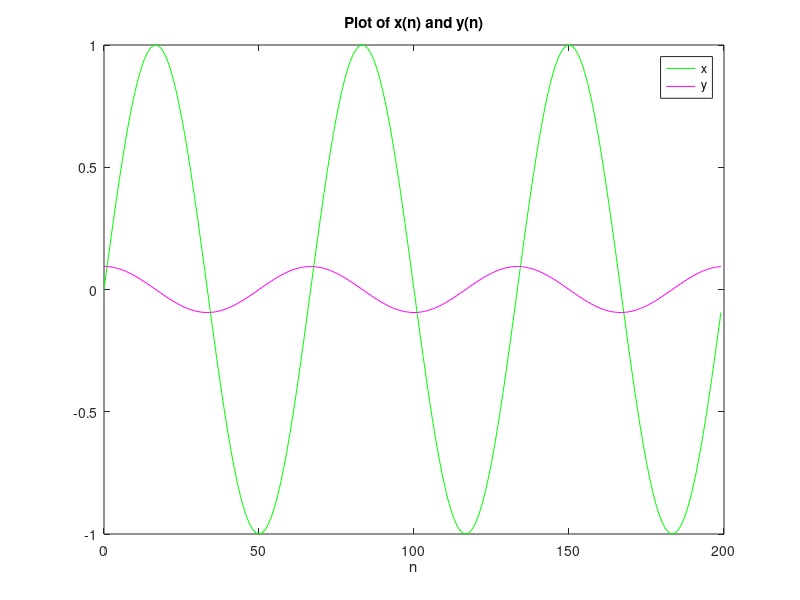

Source code (MATLAB):
n = (0:1:199);
x = input('Please enter a value for x(n) : ');
x = sin((3*pi*n)/100);
y = zeros(size(x));

 for i=1:length(n)
     if n(i)==0
         y(i) = -1.5*x(i) + 2*x(i+1) - 0.5*x(i+2);
     elseif n(i)<199
         y(i) = 0.5*x(i+1)-0.5*x(i-1);
     else
         y(i) = 1.5*x(i)-2*x(i-1)+0.5*x(i-2);
     end
 end

 plot(n,x,'g-');
 hold on; 
 plot(n,y,'m-');
 hold off; 
 title('Plot of x(n) and y(n)');
 xlabel('n');
 legend('x','y');

